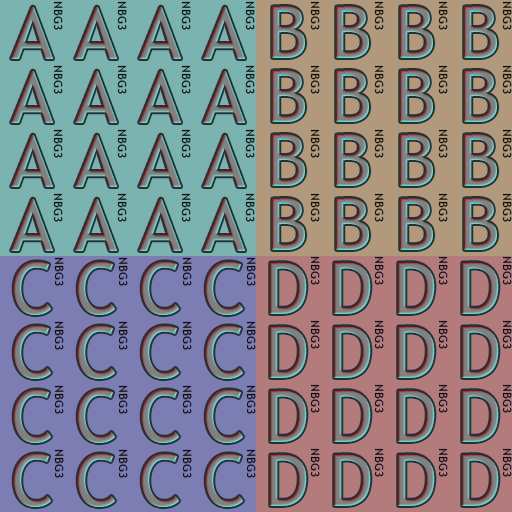

Tiled map render using the project's own tile images. Description and the whole map definition, tile-layer contents included, below:
An orthogonal 32x32 tile map with 16x16 px tiles, 1 tile layer (NBG3).

<map version="1.4" tiledversion="1.4.1" orientation="orthogonal" renderorder="right-down" width="32" height="32" tilewidth="16" tileheight="16" infinite="0" nextlayerid="2" nextobjectid="1">
 <tileset firstgid="1" name="Untitled-1" tilewidth="16" tileheight="16" tilecount="256" columns="16">
  <image source="tiles.bmp" width="256" height="256" />
 </tileset>
 <layer id="1" name="NBG3" width="32" height="32">
  <data encoding="csv">
193,194,195,196,193,194,195,196,193,194,195,196,193,194,195,196,197,198,199,200,197,198,199,200,197,198,199,200,197,198,199,200,
209,210,211,212,209,210,211,212,209,210,211,212,209,210,211,212,213,214,215,216,213,214,215,216,213,214,215,216,213,214,215,216,
225,226,227,228,225,226,227,228,225,226,227,228,225,226,227,228,229,230,231,232,229,230,231,232,229,230,231,232,229,230,231,232,
241,242,243,244,241,242,243,244,241,242,243,244,241,242,243,244,245,246,247,248,245,246,247,248,245,246,247,248,245,246,247,248,
193,194,195,196,193,194,195,196,193,194,195,196,193,194,195,196,197,198,199,200,197,198,199,200,197,198,199,200,197,198,199,200,
209,210,211,212,209,210,211,212,209,210,211,212,209,210,211,212,213,214,215,216,213,214,215,216,213,214,215,216,213,214,215,216,
225,226,227,228,225,226,227,228,225,226,227,228,225,226,227,228,229,230,231,232,229,230,231,232,229,230,231,232,229,230,231,232,
241,242,243,244,241,242,243,244,241,242,243,244,241,242,243,244,245,246,247,248,245,246,247,248,245,246,247,248,245,246,247,248,
193,194,195,196,193,194,195,196,193,194,195,196,193,194,195,196,197,198,199,200,197,198,199,200,197,198,199,200,197,198,199,200,
209,210,211,212,209,210,211,212,209,210,211,212,209,210,211,212,213,214,215,216,213,214,215,216,213,214,215,216,213,214,215,216,
225,226,227,228,225,226,227,228,225,226,227,228,225,226,227,228,229,230,231,232,229,230,231,232,229,230,231,232,229,230,231,232,
241,242,243,244,241,242,243,244,241,242,243,244,241,242,243,244,245,246,247,248,245,246,247,248,245,246,247,248,245,246,247,248,
193,194,195,196,193,194,195,196,193,194,195,196,193,194,195,196,197,198,199,200,197,198,199,200,197,198,199,200,197,198,199,200,
209,210,211,212,209,210,211,212,209,210,211,212,209,210,211,212,213,214,215,216,213,214,215,216,213,214,215,216,213,214,215,216,
225,226,227,228,225,226,227,228,225,226,227,228,225,226,227,228,229,230,231,232,229,230,231,232,229,230,231,232,229,230,231,232,
241,242,243,244,241,242,243,244,241,242,243,244,241,242,243,244,245,246,247,248,245,246,247,248,245,246,247,248,245,246,247,248,
201,202,203,204,201,202,203,204,201,202,203,204,201,202,203,204,205,206,207,208,205,206,207,208,205,206,207,208,205,206,207,208,
217,218,219,220,217,218,219,220,217,218,219,220,217,218,219,220,221,222,223,224,221,222,223,224,221,222,223,224,221,222,223,224,
233,234,235,236,233,234,235,236,233,234,235,236,233,234,235,236,237,238,239,240,237,238,239,240,237,238,239,240,237,238,239,240,
249,250,251,252,249,250,251,252,249,250,251,252,249,250,251,252,253,254,255,256,253,254,255,256,253,254,255,256,253,254,255,256,
201,202,203,204,201,202,203,204,201,202,203,204,201,202,203,204,205,206,207,208,205,206,207,208,205,206,207,208,205,206,207,208,
217,218,219,220,217,218,219,220,217,218,219,220,217,218,219,220,221,222,223,224,221,222,223,224,221,222,223,224,221,222,223,224,
233,234,235,236,233,234,235,236,233,234,235,236,233,234,235,236,237,238,239,240,237,238,239,240,237,238,239,240,237,238,239,240,
249,250,251,252,249,250,251,252,249,250,251,252,249,250,251,252,253,254,255,256,253,254,255,256,253,254,255,256,253,254,255,256,
201,202,203,204,201,202,203,204,201,202,203,204,201,202,203,204,205,206,207,208,205,206,207,208,205,206,207,208,205,206,207,208,
217,218,219,220,217,218,219,220,217,218,219,220,217,218,219,220,221,222,223,224,221,222,223,224,221,222,223,224,221,222,223,224,
233,234,235,236,233,234,235,236,233,234,235,236,233,234,235,236,237,238,239,240,237,238,239,240,237,238,239,240,237,238,239,240,
249,250,251,252,249,250,251,252,249,250,251,252,249,250,251,252,253,254,255,256,253,254,255,256,253,254,255,256,253,254,255,256,
201,202,203,204,201,202,203,204,201,202,203,204,201,202,203,204,205,206,207,208,205,206,207,208,205,206,207,208,205,206,207,208,
217,218,219,220,217,218,219,220,217,218,219,220,217,218,219,220,221,222,223,224,221,222,223,224,221,222,223,224,221,222,223,224,
233,234,235,236,233,234,235,236,233,234,235,236,233,234,235,236,237,238,239,240,237,238,239,240,237,238,239,240,237,238,239,240,
249,250,251,252,249,250,251,252,249,250,251,252,249,250,251,252,253,254,255,256,253,254,255,256,253,254,255,256,253,254,255,256
</data>
 </layer>
</map>